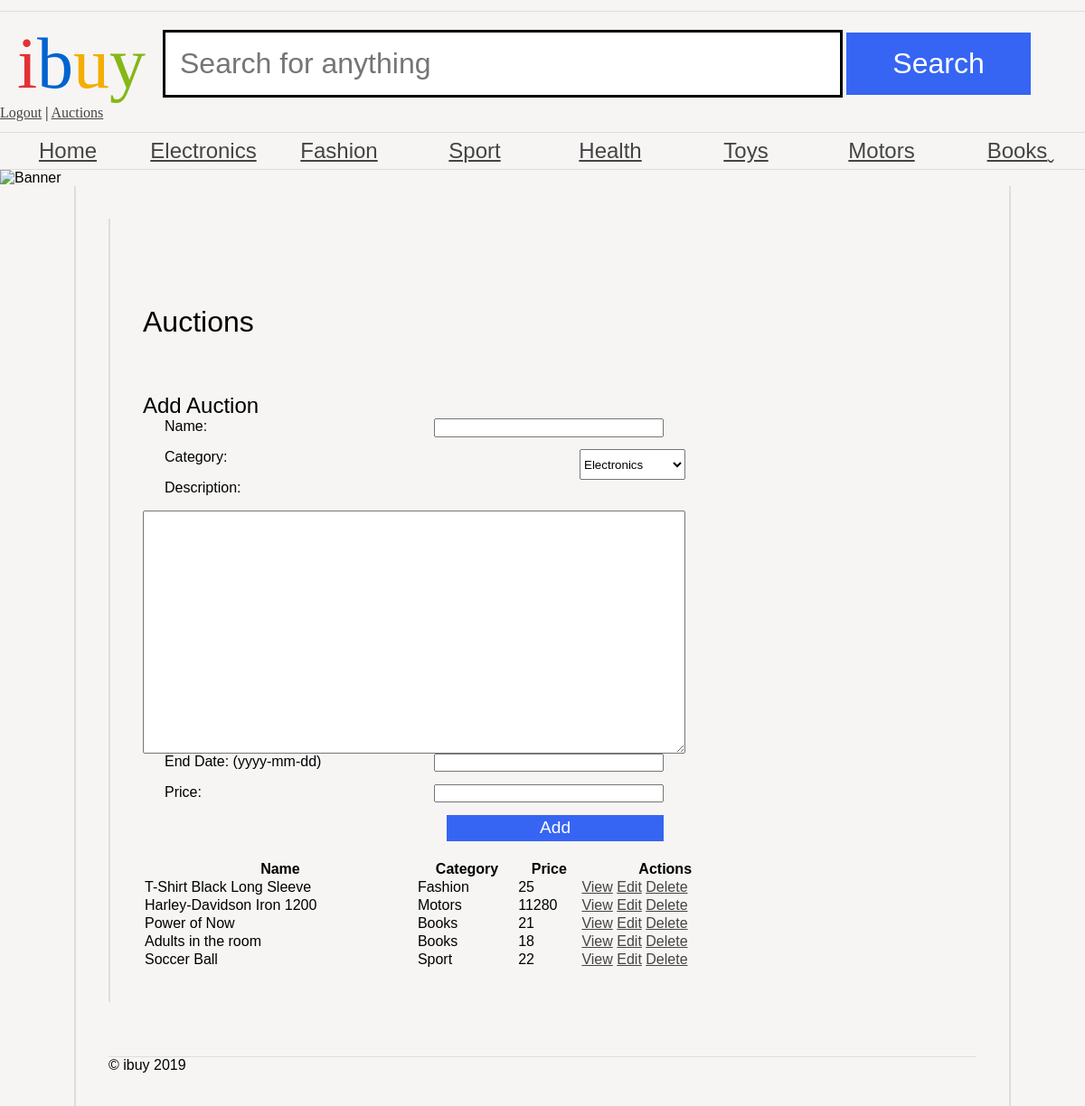
Page /default/public/as1/auctions.php (signed in) on the committed database.
### tables this page shows
CREATE TABLE `categories` (
  `id` int(11) NOT NULL AUTO_INCREMENT,
  `name` varchar(255) NOT NULL,
  PRIMARY KEY (`id`)
);

CREATE TABLE `products` (
  `id` int(11) NOT NULL AUTO_INCREMENT,
  `name` varchar(100) NOT NULL,
  `description` text,
  `end_date` datetime NOT NULL,
  `user_id` int(11) NOT NULL,
  `price` float NOT NULL,
  `category_id` int(11) NOT NULL,
  PRIMARY KEY (`id`)
);

### default/public/as1/functions.php (called while the page is built, shortened)
<?php
function getCategories() {
	global $db;
	$stmt = $db->prepare('SELECT * FROM categories');
	$stmt->execute();
	return $stmt->fetchALL(PDO::FETCH_ASSOC);
}
function getAuctions($user_id=0) {
	global $db;
	$user_part = (!empty($user_id)) ? " Where user_id = :user_id" : "";
	$stmt = $db->prepare('SELECT * FROM products'.$user_part);
	if(!empty($user_id)) {
		$data = ['user_id'=>$user_id];
	}  else {
		$data = [];
	}
	$stmt->execute($data);
	return $stmt->fetchALL(PDO::FETCH_ASSOC);
}

### default/public/as1/auctions.php (the view, shortened to what this page needs)
<?php
include 'header.php';
$edit = false;
?>
<main>
<h1>Auctions</h1>
<h2><?=($edit?'Edit':'Add')?> Auction</h2>
<form action="" method="post">
	<label>Name: </label>
	<input type="text" name="name" required="required"
		value="<?=($edit?$row['name']:'')?>" />
	<label>Category: </label>
	<select name="category_id" required="required">
		<?php
			$categories = [];
			foreach(getCategories() as $cat) {
		?>
		<option value="<?=$cat['id']?>"
				<?=(($edit&&$cat['id']==$row['category_id'])?'selected="selected"':'')?>>
				<?=$cat['name']?>
		</option>
		<?php
				$categories[$cat['id']] = $cat['name'];
			}
		?>
	</select>
	<label>Description:</label>
	<textarea name="description">
		<?=($edit?$row['description']:'')?>
	</textarea>
	<label>End Date: (yyyy-mm-dd)</label>
	<input type="text" name="end_date" required="required" value="<?=($edit?$row['end_date']:'')?>" />
	<label>Price:</label>
	<input type="text" name="price" required="required" value="<?=($edit?$row['price']:'')?>" />
	<input type="submit" name="submit" value="<?=($edit?'Edit':'Add')?>" />
</form>
<?php
$rows = getAuctions($_SESSION['userid']);
?>
<table width="70%" calss="table">
	<tr>
		<th>Name</th>
		<th>Category</th>
		<th>Price</th>
		<th>Actions</th>
	</tr>
	<?php foreach($rows as $row) { ?>
	<tr>
		<td><?=$row['name'];?></td>
		<td><?=$categories[$row['category_id']];?></td>
		<td><?=$row['price'];?></td>
		<td>
			<a href="auction.php?id=<?=$row['id']?>">View</a>
			<a href="auctions.php?action=edit&id=<?=$row['id']?>">Edit</a>
			<a href="auctions.php?action=delete&id=<?=$row['id']?>">Delete</a>
		</td>
	</tr>
	<?php } ?>
</table>
</main>
<?php include 'footer.php'; ?>

### default/public/as1/header.php (shortened to what this page needs)
<?php
include 'connect.php';
include 'functions.php';
$userloggedin = false;
if(isset($_SESSION['userloggedin']) && $_SESSION['userloggedin'] == true) {
	$userloggedin = true;
}
?>
<!DOCTYPE html>
<html>
	<head>
		<link rel="stylesheet" type="text/css" href="css/ibuy.css" />
	</head>
	<body>
		<header>
			<h1><span class="i">i</span><span class="b">b</span><span class="u">u</span><span class="y">y</span></h1>
			<form action="#">
				<input type="text" name="search" placeholder="Search for anything" />
				<input type="submit" name="submit" value="Search" />
			</form>
			<div style="display: block; float: right;">
				<?php if($userloggedin) { ?>
				<a href="logout.php">Logout</a> | <a href="auctions.php">Auctions</a>
				<?php } else { ?>
				<a href="register.php">Register</a> | <a href="login.php">Login</a>
				<?php } ?>
			</div>
		</header>
		<nav>
			<ul>
				<li><a href="index.php">Home</a></li>
				<?php foreach(getCategories() as $cat) { ?>
					<li><a href="category_products.php?catid=<?=$cat['id']?>"><?=$cat['name']?></a></li>
				<?php } ?>
			</ul>
		</nav>
		<img src="images/randombanner.php" alt="Banner" />
		<main>

### default/public/as1/css/ibuy.css (style rules this page uses)
* { margin: 0; padding: 0; }
body { font-family: 'Oxygen-Regular', sans-serif; background-color: #f6f5f4; max-width: 100vw; overflow-x: hidden; }
h1, h2, h3, h4 { font-weight: normal; }
a, a:visited { color: #444; }
header { margin-top: 1vw; font-family: 'Univers-Light-Normal'; display: grid; grid-template-columns: 15% 85%; align-items: center; padding-top: 1vw; padding-bottom: 1vw; border-top: 1px solid #ddd; border-bottom: 1px solid #ddd; }
header h1 { text-align: center; font-size: 5em; }
form { display: block; }
header form input[type=text] { border: 3px solid black; font-size: 2em; padding: 0.5em; width: 70% }
body > img { width: 100vw; }
header form input[type=submit] { background-color: #3665f3; color: white; width: 20%; font-size: 2em; padding: 0.5em; cursor: pointer; border: 0; }
header .i { color: #e43137; }
header .b { color: #0063d1; }
header .u { color: #f4ae01; }
header .y { color: #85b716; }
body > nav { border-bottom: 1px solid #ddd; }
body > nav ul li:last-child a:after { content: 'ˬ'; position: absolute; }
body > nav ul { display: flex; width: 100vw; list-style-type: none; }
body > nav ul li { flex: 1; }
body > nav ul li a { display: block; text-align: center; padding-top: 0.5vw; padding-bottom: 0.5vw; font-size: 1.5em; }
main { padding: 3vw; display: block; overflow: hidden; width: 80vw; margin: auto; border-left: 2px solid #ddd; border-right: 2px solid #ddd; }
main h1 { margin-top: 5vw; margin-bottom: 5vw; }
textarea { width: 100%; height: 20em; }
main form { display: flex; flex-wrap: wrap; width: 50vw; }
main form label, main form input { flex-grow: 1; width: 20vw; margin-bottom: 1em; margin-right: 2vw; margin-left: 2vw; }
main form input[type=submit] { background-color: #3665f3; color: white; flex-grow: 0; margin-left: auto; font-size: 1.2em; padding: 0.2em; cursor: pointer; border: 0; }

### rows in the picture
categories: name "Electronics"
categories: name "Fashion"
categories: name "Sport"
categories: name "Health"
categories: name "Toys"
categories: name "Motors"
categories: name "Books"
products: name "T-Shirt Black Long Sleeve", category "Fashion", price "25"
products: name "Harley-Davidson Iron 1200", category "Motors", price "11280"
products: name "Power of Now", category "Books", price "21"
products: name "Adults in the room", category "Books", price "18"
products: name "Soccer Ball", category "Sport", price "22"

### other values in the picture
form field category_id "Electronics"
